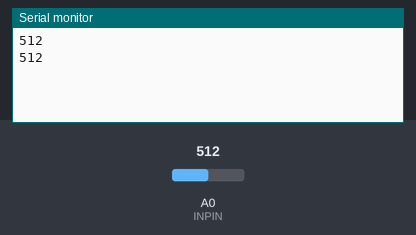
A sketch run on a simulated Arduino Uno, built with avr-gcc and run on an emulated ATmega328P. Shown: the last lines printed to the serial monitor. Inputs (shaded band) come from the test bench; at power-on: A0 (INPIN) = 512.

Above: at 2.2 s.
2.3 s: A0 (INPIN) set to 716
At 3.6 s:
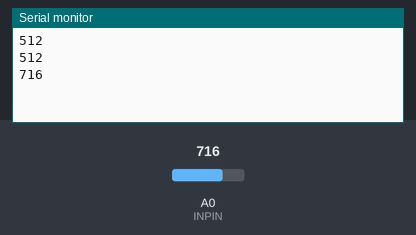
3.8 s: A0 (INPIN) set to 900
At 4.8 s:
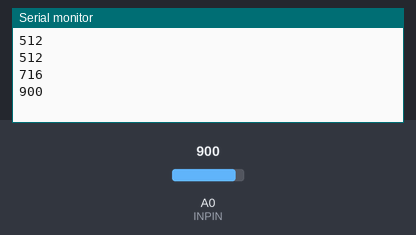
Timing chart, 0 to 6.8 s (numbered marks = the images above; inputs shaded):
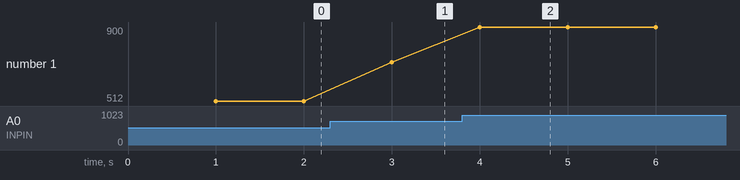

The sketch:

monitor_sensor.ino
```cpp
#define INPIN A0

void setup() {
  delay(1000);
  Serial.begin(115200);
}

void loop() {
  Serial.println(analogRead(INPIN));
  delay(1000);
}
```

Measured:
- after the input at 2.3 s, the serial monitor: prints a new line after 0.70 s (image 1)
- after the input at 3.8 s, the serial monitor: prints a new line after 0.20 s (image 2)
- plotted number 1: 512 → 716 after the input at 2.3 s, 716 → 900 after the input at 3.8 s
